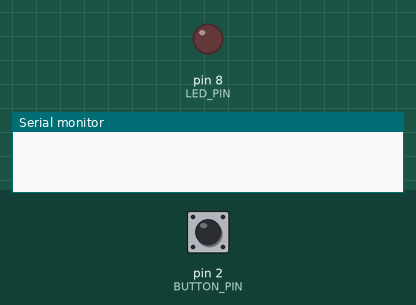
Simulated run of this program. Board: Arduino Uno, built with avr-gcc and run on an emulated ATmega328P. Shown: output pins drawn as LEDs (lit = HIGH), the last lines printed to the serial monitor. Inputs (shaded band) come from the test bench; at power-on: pin 2 (BUTTON_PIN) LOW.

Above: at 1.2 s.
1.3 s: pin 2 (BUTTON_PIN) pulled HIGH for 0.15 s
At 1.39 s:
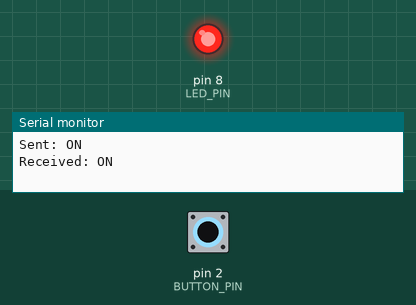
2.9 s: pin 2 (BUTTON_PIN) pulled HIGH for 3.2 s
At 6.5 s:
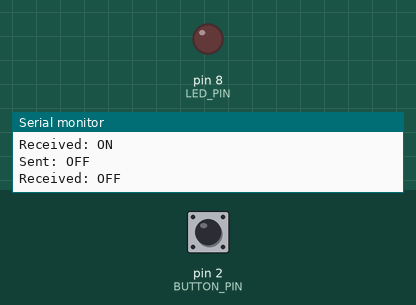
Timing chart, 0 to 8.0 s (numbered marks = the images above; inputs shaded):
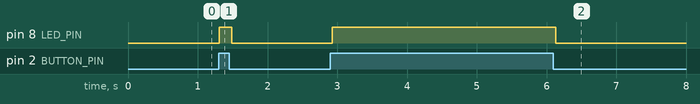

The program:

main.cpp
```cpp
#include <Arduino.h>

#include <Arduino_FreeRTOS.h>
#include <queue.h>  // Required for using FreeRTOS queues

// Pin definitions
#define BUTTON_PIN 2
#define LED_PIN    8

// Declare a handle for the queue
QueueHandle_t xQueue = NULL;

/**
 * @brief Task function to read button state and send "ON"/"OFF" messages
 * @param pvParameters Pointer to task parameters (unused in this case)
 */
void TaskButton(void *pvParameters) {
  (void) pvParameters;  // Explicitly cast unused parameter to void

  int lastState = LOW;  // Store last button state

  // Infinite task loop
  while (1) {
    int currentState = digitalRead(BUTTON_PIN);

    // Detect state change
    if (currentState != lastState) {
      char message[4];

      if (currentState == HIGH) {
        strcpy(message, "ON");
      } else {
        strcpy(message, "OFF");
      }

      // Send the message to the queue
      if (xQueueSend(xQueue, &message, portMAX_DELAY) == pdPASS) {
        Serial.print("Sent: ");
        Serial.println(message);
      }

      lastState = currentState;  // Update last state
    }

    vTaskDelay(50 / portTICK_PERIOD_MS);  // Debounce delay
  }
}

/**
 * @brief Task function to receive messages and control LED accordingly
 * @param pvParameters Pointer to task parameters (unused in this case)
 */
void TaskLED(void *pvParameters) {
  (void) pvParameters;  // Explicitly cast unused parameter to void

  char receivedMessage[4];  // Buffer to hold received string

  // Infinite task loop
  while (1) {
    // Wait indefinitely for a message from the queue
    if (xQueueReceive(xQueue, receivedMessage, portMAX_DELAY) == pdPASS) {
      Serial.print("Received: ");
      Serial.println(receivedMessage);

      // Control LED based on message
      if (strcmp(receivedMessage, "ON") == 0) {
        digitalWrite(LED_PIN, HIGH);
      } else if (strcmp(receivedMessage, "OFF") == 0) {
        digitalWrite(LED_PIN, LOW);
      }
    }
  }
}

/**
 * @brief Arduino setup function - runs once at startup
 * Initializes pins, queue, and creates FreeRTOS tasks
 */
void setup() {
  // Initialize serial communication
  Serial.begin(9600);
  while (!Serial);  // Wait for Serial to be ready (for boards like Leonardo)

  // Configure I/O pins
  pinMode(BUTTON_PIN, INPUT);
  pinMode(LED_PIN, OUTPUT);

  // Create a queue that can hold 5 string messages (up to 4 chars each)
  xQueue = xQueueCreate(5, sizeof(char) * 4);

  // Check if queue was created successfully
  if (xQueue == NULL) {
    Serial.println("Error creating the queue.");
    while (1);  // Halt execution
  }

  // Create the button task
  xTaskCreate(
    TaskButton,     // Task function
    "ButtonTask",   // Task name
    128,            // Stack size
    NULL,           // Task parameters
    1,              // Priority
    NULL            // Task handle
  );

  // Create the LED task
  xTaskCreate(
    TaskLED,        // Task function
    "LEDTask",      // Task name
    128,            // Stack size
    NULL,           // Task parameters
    1,              // Priority
    NULL            // Task handle
  );
}

/**
 * @brief Arduino loop function - not used when FreeRTOS scheduler is running
 * Required by Arduino IDE but remains empty as RTOS handles task execution
 */
void loop() {
  // Empty as FreeRTOS scheduler handles task execution
}
```

Measured:
- after the input at 1.3 s, pin 8 (LED_PIN): LOW → HIGH at once, → LOW 0.18 s later
- after the input at 2.9 s, pin 8 (LED_PIN): LOW → HIGH at once, → LOW 3.2 s later
